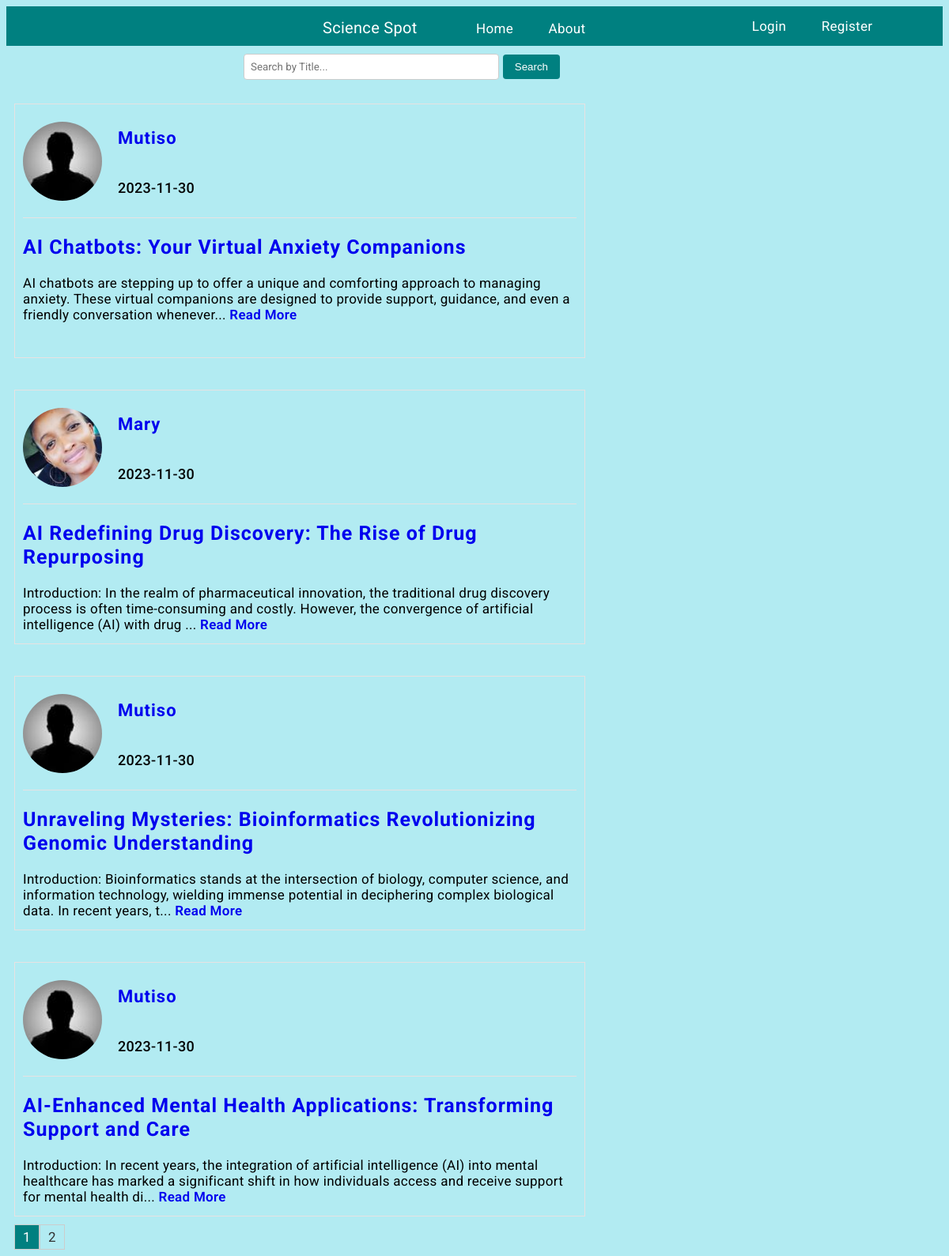
The page /home on the database its author committed.
### flaskblog/models.py (models this page shows, shortened)
class Post(db.Model):
    id = db.Column(db.Integer, primary_key=True)
    title = db.Column(db.String(100), nullable=False)
    date_posted = db.Column(db.DateTime, nullable=False, default=datetime.utcnow)
    content = db.Column(db.Text, nullable=False)
    user_id = db.Column(db.Integer, db.ForeignKey('user.id'), nullable=False)
    """How ro represent our post model"""

class User(db.Model, UserMixin):
    id = db.Column(db.Integer, primary_key=True)
    username = db.Column(db.String(20), unique=True, nullable=False)
    email = db.Column(db.String(120), unique=True, nullable=False)
    image_file = db.Column(db.String(20), nullable=False, default='default.jpg')
    password = db.Column(db.String(60), nullable=False)
    posts = db.relationship('Post', backref='author', lazy=True)
    """How ro represent our user model"""

### flaskblog/routes.py (the view)
@app.route("/")
@app.route("/home")
def home():
    page = request.args.get('page', 1, type=int)
    posts = Post.query.order_by(Post.date_posted.desc()).paginate(page=page, per_page=4)
    return render_template('home.html', posts=posts)

### flaskblog/templates/home.html
{% extends 'layout.html' %} {% block content %}
<form class="search-form" action="{{ url_for('search_results') }}" method="GET">
  <input type="text" name="query" placeholder="Search by Title...">
  <button type="submit">Search</button>
</form>
<div class="homediv-container">
  {% for post in posts.items %}
    <div class="homediv">
      <div class="homedivdetails">
        <img class="accountimageclass" src="{{ url_for('static', filename='images/' + post.author.image_file) }}" />
        <div class="user-details">
          <a href="{{ url_for('user_posts', username=post.author.username) }}">{{ post.author.username }}</a>
          <p class="date">{{ post.date_posted.strftime('%Y-%m-%d') }}</p>
        </div>
      </div>
      <hr class="custom-hr">
      <div>
        <p><h2><a href="{{ url_for('post', post_id=post.id) }}" class="teal-title">{{ post.title }}</a></h2></p>
        <p>{{ post.content[:200] }}{% if post.content|length > 200 %}... <a href="{{ url_for('post', post_id=post.id) }}" style="font-weight: 600;">Read More</a>{% endif %}</p>
      </div>
    </div>
  {% endfor %}
</div>
<div class="pagination">
  {% for page_num in posts.iter_pages(left_edge=1, right_edge=1, left_current=1, right_current=2) %}
    {% if page_num %}
      {% if posts.page == page_num %}
        <a href="{{ url_for('home', page=page_num) }}" class="current-page">{{ page_num }}</a>
      {% else %}
        <a href="{{ url_for('home', page=page_num) }}">{{ page_num }}</a>
      {% endif %}
    {% else %}
      <span class="ellipsis">...</span>
    {% endif %}
  {% endfor %}
</div>
{% endblock content %}

### flaskblog/static/navigation.css (style rules this page uses)
* { text-decoration: none; }

### flaskblog/static/style.css (style rules this page uses)
body { background: #B2EBF2; font-size: 17px; letter-spacing: 0.3px; font-family: roboto, sans-serif; }
input[type='text'], input[type='email'], input[type='password'] { width: 100%; padding: 10px; border-radius: 5px; border: 1px solid #ccc; font-family: roboto; }
.accountimageclass { border-radius: 50%; width: 100px; height: 100px; object-fit: cover; }
.homediv-container { display: flex; flex-wrap: wrap; gap: 20px; }
.homediv { margin-top: 20px; margin-left: 10px; padding: 10px; width: 700px; height: 300px; border: 1px solid rgb(231, 226, 226); }
.homedivdetails { display: flex; align-items: center; }
.user-details { display: flex; flex-direction: column; margin-left: 20px; }
.user-details a { padding-top: 20px; text-decoration: none; font-weight: bold; font-size: 22px; letter-spacing: 1px; margin-bottom: 10px; }
.user-details > p { margin-top: 30px; }
.date { font-size: 18px; font-weight: 500; }
.custom-hr { border: none; border-top: 1px solid rgb(231, 226, 226); margin-left: 0; margin-right: 0; width: 100%; display: block; }
.pagination { display: flex; margin-left: 10px; margin-top: 10px; }
.pagination a { display: inline-block; width: 30px; height: 30px; text-align: center; line-height: 30px; border: 1px solid #ccc; text-decoration: none; color: #333; }
.pagination a.current-page { background-color: teal; color: white; }
.search-form { display: flex; align-items: center; margin: 10px 300px ; width: 400px; }
.search-form input[type="text"] { padding: 8px; border-radius: 4px; border: 1px solid #ccc; margin-right: 5px; }
.search-form button { padding: 8px 15px; border-radius: 4px; border: none; background-color: teal; color: white; cursor: pointer; }
.search-form { display: flex; align-items: center; }
h2 a.teal-title { letter-spacing: 1px; font-size: 25px; font-weight: 700; }

### rows shown on the page
Post: image_file (picture), author.username "Mutiso", date_posted "2023-11-30", title "AI Chatbots: Your Virtual Anxiety Companions", content "AI chatbots are stepping up to offer a unique and comforting approach to managing anxiety. These virtual companions are designed to provide support, guidance, and even a friendly conversation whenever"
Post: image_file (picture), author.username "Mary", date_posted "2023-11-30", title "AI Redefining Drug Discovery: The Rise of Drug Repurposing", content "Introduction: In the realm of pharmaceutical innovation, the traditional drug discovery process is often time-consuming and costly. However, the convergence of artificial intelligence (AI) with drug"
Post: image_file (picture), author.username "Mutiso", date_posted "2023-11-30", title "Unraveling Mysteries: Bioinformatics Revolutionizing Genomic Understanding", content "Introduction: Bioinformatics stands at the intersection of biology, computer science, and information technology, wielding immense potential in deciphering complex biological data. In recent years, t"
Post: image_file (picture), author.username "Mutiso", date_posted "2023-11-30", title "AI-Enhanced Mental Health Applications: Transforming Support and Care", content "Introduction: In recent years, the integration of artificial intelligence (AI) into mental healthcare has marked a significant shift in how individuals access and receive support for mental health di"

### other values the page prints
{{ page_num }} "1"
{{ page_num }} "2"
